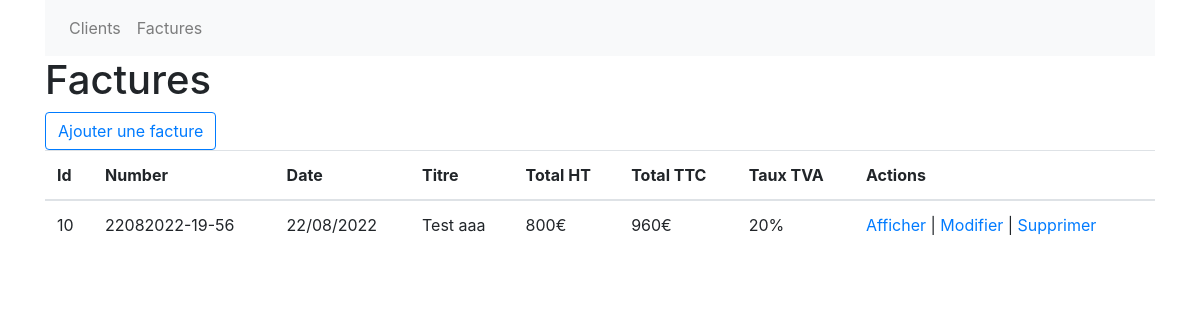
/index.php?controller=invoice&action=list, run on the app's committed database.
### tables this page shows
CREATE TABLE `invoice` (
  `id` int(11) NOT NULL,
  `date` date NOT NULL,
  `number` varchar(255) NOT NULL,
  `total_tax_excl` decimal(20,6) NOT NULL,
  `total_tax_incl` decimal(20,6) NOT NULL,
  `tax_rate` decimal(10,3) NOT NULL,
  `title` varchar(255) NOT NULL,
  `client_id` int(11) NOT NULL,
  `created_at` datetime NOT NULL
);

### index.php (called while the page is built, shortened)
<?php
    $controller = new Controller(_ROOTPATH_);
    $controller->init();
?>

### App/Repository/Repository.php (called while the page is built, shortened)
<?php
abstract class Repository
{
    protected string $table;
    public function findAll() {
        $mysql = Mysql::getInstance();
        $pdo = $mysql->getPDO();
        $PDOStatement = $pdo->prepare('SELECT * FROM '.$this->table);
        $PDOStatement->execute();
        $res = $PDOStatement->fetchAll($pdo::FETCH_ASSOC);
        if ($res) {
            $entities = [];
            foreach ($res as $row) {
                $entity = new $this->entityClass();
                foreach($row as $key=>$value) {
                    if ($key == 'created_at') {
                        $value = new \DateTime($value);
                    }
                    if ($key == 'date') {
                        $value = new \DateTime($value);
                    }
                    $entity->{'set'.StringTools::toPascalCase($key)}($value);
                }
                $entities[] = $entity;
            }
            return $entities;
        } else {
            return false;
        }
    }
}

### App/Tools/StringTools.php (called while the page is built, shortened)
<?php
class StringTools
{
    public static function toCamelCase($value, $pascalCase = false){
        $value = ucwords(str_replace(array('-', '_'), ' ', $value));
        $value = str_replace(' ', '', $value);
        if ($pascalCase === false) {
            return lcfirst($value);
        } else {
            return $value;
        }
    }
    public static function toPascalCase($value){
        return self::toCamelCase($value, true);
    }
}

### App/Entity/Invoice.php (called while the page is built, shortened)
<?php
class Invoice extends Entity
{
    protected ?int $id = null;
    protected DateTime $date;
    protected String $number = '';
    protected float $total_tax_excl = 0;
    protected float $total_tax_incl = 0;
    protected float $tax_rate = 20;
    protected String $title = '';
    public function __construct()
    {
        $this->date = date_create();
    }
    public function getId(): ?int
    {
        return $this->id;
    }
    public function setId(?int $id): void
    {
        $this->id = $id;
    }
    public function getDate(): DateTime
    {
        return $this->date;
    }
    public function setDate(DateTime $date): void
    {
        $this->date = $date;
    }
    public function getNumber(): string
    {
        return $this->number;
    }
    public function setNumber(string $number): void
    {
        $this->number = $number;
    }
    public function getTotalTaxExcl()
    {
        return $this->total_tax_excl;
    }
    public function setTotalTaxExcl($total_tax_excl): void
    {
        $this->total_tax_excl = $total_tax_excl;
    }
    public function getTotalTaxIncl()
    {
        return $this->total_tax_incl;
    }
    public function setTotalTaxIncl($total_tax_incl): void
    {
        $this->total_tax_incl = $total_tax_incl;
    }
    public function getTitle(): string
    {
        return $this->title;
    }
    public function setTitle(string $title): void
    {
        $this->title = $title;
    }
    public function getTaxRate()
    {
        return $this->tax_rate;
    }
    public function setTaxRate($tax_rate): void
    {
        $this->tax_rate = $tax_rate;
    }
}

### App/Tools/FormatTools.php (called while the page is built, shortened)
<?php
class FormatTools
{
    public static function formatPrice($value){
        return round($value, self::PRECISION).'€';
    }
    public static function formatPercentage($value){
        return round($value, self::PRECISION).'%';
    }
}

### templates/invoice/list.php (the view, shortened to what this page needs)
<?php
require_once _ROOTPATH_.'\templates\header.php'
?>
    <h1>Factures</h1>
    <div class="row">
        <div class="col-12">
            <a href="index.php?controller=invoice&action=new" class="btn btn-outline-primary">Ajouter une facture</a>
        </div>
    </div>
<?php if ($invoices) { ?>
    <table class="table">
        <thead>
        <th>Id</th>
        <th>Number</th>
        <th>Date</th>
        <th>Titre</th>
        <th>Total HT</th>
        <th>Total TTC</th>
        <th>Taux TVA</th>
        <th>Actions</th>
        </thead>
        <tbody>
        <?php foreach ($invoices as $invoice) { ?>
            <tr>
                <td><?=$invoice->getId(); ?></td>
                <td><?=htmlentities($invoice->getNumber()); ?></td>
                <td><?=$invoice->getDate()->format('d/m/Y'); ?></td>
                <td><?=htmlentities($invoice->getTitle()); ?></td>
                <td><?=FormatTools::formatPrice($invoice->getTotalTaxExcl()); ?></td>
                <td><?=FormatTools::formatPrice($invoice->getTotalTaxIncl()); ?></td>
                <td><?=FormatTools::formatPercentage($invoice->getTaxRate()); ?></td>
                <td><a href="index.php?controller=invoice&action=show&id=<?=$invoice->getId(); ?>">Afficher</a>
                    | <a href="index.php?controller=invoice&action=edit&id=<?=$invoice->getId(); ?>">Modifier</a>
                    | <a href="index.php?controller=invoice&action=delete&id=<?=$invoice->getId(); ?>">Supprimer</a></td>
            </tr>
        <?php } ?>
        </tbody>
    </table>
<?php } elseif ($clients === false) { ?>
    <p>Aucun client</p>
<?php } ?>
<?php
require_once _ROOTPATH_.'\templates\footer.php'
?>

### data on the page
invoice: id "10", number "22082022-19-56", format "22/08/2022", title "Test aaa", total_tax_excl "800€", total_tax_incl "960€", tax_rate "20%"
